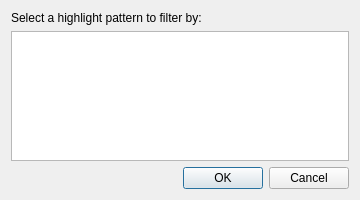
<?xml version="1.0" encoding="UTF-8"?>
<ui version="4.0">
 <class>PatternFilterDialog</class>
 <widget class="QDialog" name="PatternFilterDialog">
  <property name="geometry">
   <rect><x>0</x><y>0</y><width>360</width><height>200</height></rect>
  </property>
  <property name="windowTitle">
   <string>Filter by Pattern</string>
  </property>
  <layout class="QVBoxLayout" name="verticalLayout">
   <item>
    <widget class="QLabel" name="label">
     <property name="text">
      <string>Select a highlight pattern to filter by:</string>
     </property>
    </widget>
   </item>
   <item>
    <widget class="QListWidget" name="patternList"/>
   </item>
   <item>
    <widget class="QDialogButtonBox" name="buttonBox">
     <property name="orientation"><enum>Qt::Horizontal</enum></property>
     <property name="standardButtons"><set>QDialogButtonBox::Cancel|QDialogButtonBox::Ok</set></property>
    </widget>
   </item>
  </layout>
 </widget>
 <resources/>
 <connections>
  <connection>
   <sender>buttonBox</sender><signal>accepted()</signal>
   <receiver>PatternFilterDialog</receiver><slot>accept()</slot>
  </connection>
  <connection>
   <sender>buttonBox</sender><signal>rejected()</signal>
   <receiver>PatternFilterDialog</receiver><slot>reject()</slot>
  </connection>
 </connections>
</ui>
